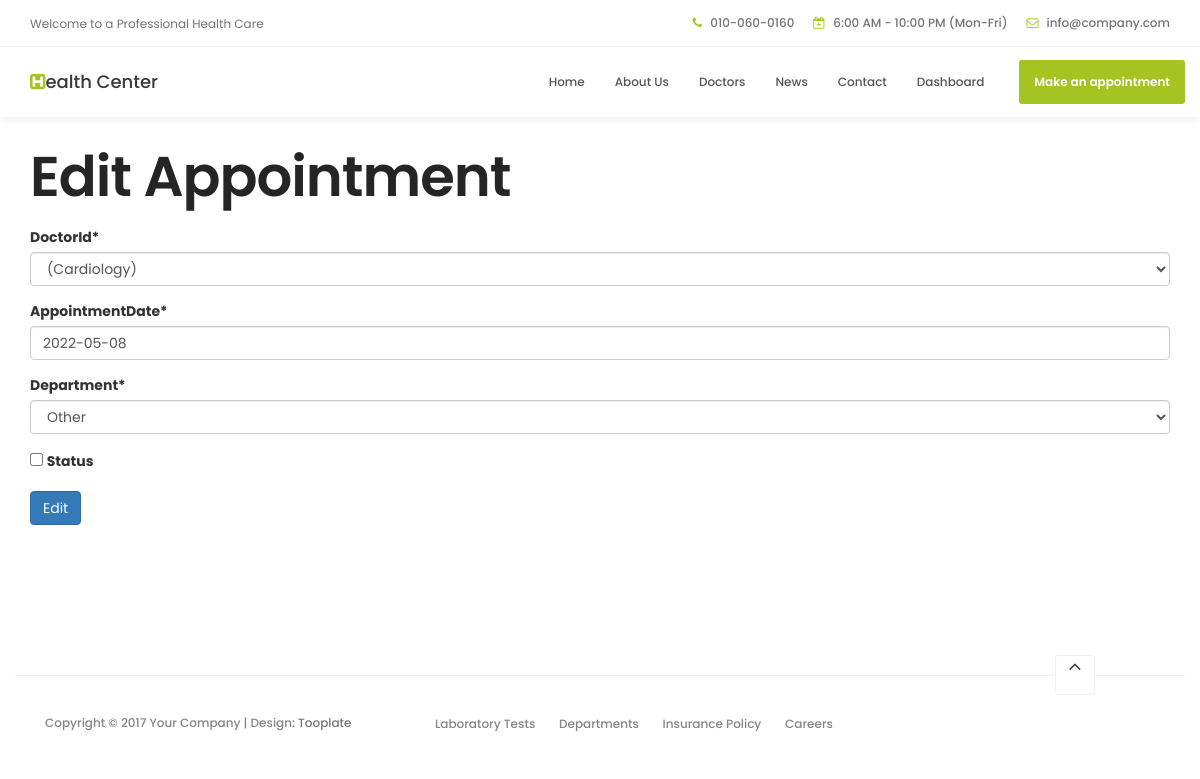
/hospital/appointment_edit/1 (signed in), run on the app's committed database.
### hospital/models.py (models this page shows, shortened)
class Appointment(models.Model):
    patientId = models.ForeignKey(Patient, on_delete= models.CASCADE)
    doctorId = models.ForeignKey(Doctor, on_delete= models.CASCADE,null=True)
    appointmentDate = models.DateField(null = True)
    description = models.TextField(max_length=1000)
    status = models.BooleanField(default=False)
    subject = models.TextField(max_length=50, null = False)
    department = models.CharField(max_length=50, choices=departments, null=True)
    date_created = models.DateField(auto_now=True)

class Doctor(models.Model):
    user = models.OneToOneField(User, on_delete=models.CASCADE)
    address = models.CharField(max_length=40, null = True)
    phone = PhoneNumberField(null =True, blank = False, unique = True, default='1234567890')
    department = models.CharField(max_length=50, null = False, choices = departments,default='Cardiologist')
    image = models.ImageField(upload_to='hospital/static/hospital/profile_pics', null = True)
    def __str__(self):
        return self.user.first_name + " (" + self.department + ")"

### hospital/views.py (the view)
# urls.py: path('appointment_edit/<int:pk>', views.AppointmentUpdate.as_view(), name='appointment_edit'),
class AppointmentUpdate(generic.UpdateView):
    model = Appointment
    template_name= 'hospital/appointment_edit.html'
    def get_form_class(self):
        if Doctor.objects.filter(user=self.request.user).exists():
            return AppointmentUpdate_doc
        elif Patient.objects.filter(user=self.request.user).exists():
            return AppointmentUpdate_pat

### hospital/views.py
class AppointmentUpdate_doc(ModelForm):
    class Meta:
        model = Appointment
        fields = ['doctorId', 'appointmentDate', 'department','status']

### hospital/templates/hospital/appointment_edit.html (shortened to what this page needs)
{% load static %}
{% load crispy_forms_tags %}
<html lang="en">
<head>
     {% include "hospital/head.html" %}
</head>
<body id="top" data-spy="scroll" data-target=".navbar-collapse" data-offset="50">
    {% include "hospital/header.html" %}
    <div class="container py-5">
    <h1>Edit Appointment</h1>
    <form method="post">
        {{ form|crispy }}
        <button class="btn btn-primary" type="submit">Edit</button>
    </form>
    </div>
    {% include "hospital/footer_patients.html" %}
</body>
</html>

### hospital/static/hospital/css/tooplate-style.css (style rules this page uses)
body { background: #ffffff; font-family: 'Poppins', sans-serif; overflow-x: hidden; }
h1,h2,h3,h4,h5,h6 { font-weight: 600; line-height: inherit; }
h1,h2,h3,h4 { letter-spacing: -1px; }
h1 { color: #252525; font-size: 5em; }
html { -webkit-font-smoothing: antialiased; }
@media only screen and (max-width: 1200px) { h1 { font-size: 4em; } }

### data on the page
Appointment: doctorId "(Cardiology)", appointmentDate "2022-05-08"
Doctor: department "Other"
